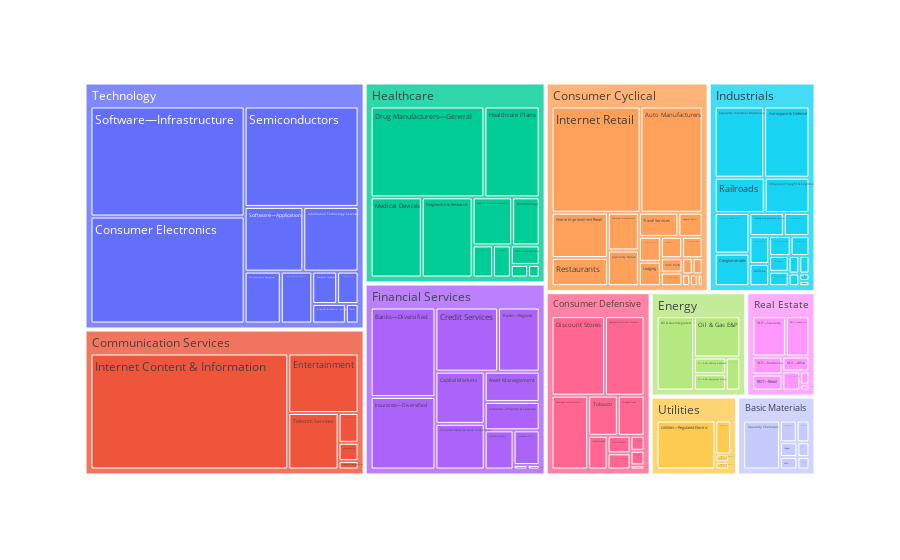

Write notebook code for a chart like this one.
### Code cell
import plotly.express as px
fig = px.treemap(grouped, 
                 path=['Sector', 'Industry'], 
                 values='Total_Sales'
                )

fig.show()
# Saving the plot as a JPEG file
fig.write_image('C://Temp/dssyntrapxl/data/stockcluster/images/treemap.png', format='png')

### Figure 1 — Plotly figure (JSON) as saved in the notebook; plotly's stock layout.template omitted (floating-point values rounded to 4 significant figures)
{"data": [{"branchvalues": "total", "domain": {"x": [0, 1], "y": [0, 1]}, "hovertemplate": "labels=%{label}<br>Total_Sales=%{value}<br>parent=%{parent}<br>id=%{id}<extra></extra>", "ids": ["Basic Materials/Agricultural Inputs", "Basic Materials/Building Materials", "Basic Materials/Chemicals", "Basic Materials/Copper", "Basic Materials/Gold", "Basic Materials/Specialty Chemicals", "Basic Materials/Steel", "Communication Services/Advertising Agencies", "Communication Services/Broadcasting", "Communication Services/Electronic Gaming & Multimedia", "Communication Services/Entertainment", "Communication Services/Internet Content & Information", "Communication Services/Telecom Services", "Consumer Cyclical/Apparel Manufacturing", "Consumer Cyclical/Apparel Retail", "Consumer Cyclical/Auto & Truck Dealerships", "Consumer Cyclical/Auto Manufacturers", "Consumer Cyclical/Auto Parts", "Consumer Cyclical/Footwear & Accessories", "Consumer Cyclical/Furnishings, Fixtures & Appliances", "Consumer Cyclical/Home Improvement Retail", "Consumer Cyclical/Internet Retail", "Consumer Cyclical/Leisure", "Consumer Cyclical/Lodging", "Consumer Cyclical/Luxury Goods", "Consumer Cyclical/Packaging & Containers", "Consumer Cyclical/Personal Services", "Consumer Cyclical/Residential Construction", "Consumer Cyclical/Resorts & Casinos", "Consumer Cyclical/Restaurants", "Consumer Cyclical/Specialty Retail", "Consumer Cyclical/Travel Services", "Consumer Defensive/Beverages—Brewers", "Consumer Defensive/Beverages—Non-Alcoholic", "Consumer Defensive/Beverages—Wineries & Distilleries", "Consumer Defensive/Confectioners", "Consumer Defensive/Discount Stores", "Consumer Defensive/Farm Products", "Consumer Defensive/Food Distribution", "Consumer Defensive/Grocery Stores", "Consumer Defensive/Household & Personal Products", "Consumer Defensive/Packaged Foods", "Consumer Defensive/Tobacco", "Energy/Oil & Gas E&P", "Energy/Oil & Gas Equipment & Services", "Energy/Oil & Gas Integrated", "Energy/Oil & Gas Midstream", "Energy/Oil & Gas Refining & Marketing", "Financial Services/Asset Management", "Financial Services/Banks—Diversified", "Financial Services/Banks—Regional", "Financial Services/Capital Markets", "Financial Services/Credit Services", "Financial Services/Financial Data & Stock Exchanges", "Financial Services/Insurance Brokers", "Financial Services/Insurance—Diversified", "Financial Services/Insurance—Life", "Financial Services/Insurance—Property & Casualty", "Financial Services/Insurance—Reinsurance", "Financial Services/Insurance—Specialty", "Healthcare/Biotechnology", "Healthcare/Diagnostics & Research", "Healthcare/Drug Manufacturers—General", "Healthcare/Drug Manufacturers—Specialty & Generic", "Healthcare/Health Information Services", "Healthcare/Healthcare Plans", "Healthcare/Medical Care Facilities", "Healthcare/Medical Devices", "Healthcare/Medical Distribution", "Healthcare/Medical Instruments & Supplies", "Healthcare/Pharmaceutical Retailers", "Industrials/Aerospace & Defense", "Industrials/Airlines", "Industrials/Building Products & Equipment", "Industrials/Business Equipment & Supplies", "Industrials/Conglomerates", "Industrials/Consulting Services", "Industrials/Engineering & Construction", "Industrials/Farm & Heavy Construction Machinery", "Industrials/Industrial Distribution", "Industrials/Integrated Freight & Logistics", "Industrials/Railroads", "Industrials/Rental & Leasing Services", "Industrials/Security & Protection Services", "Industrials/Specialty Business Services", "Industrials/Specialty Industrial Machinery", "Industrials/Staffing & Employment Services", "Industrials/Tools & Accessories", "Industrials/Trucking", "Industrials/Waste Management", "Real Estate/REIT—Healthcare Facilities", "Real Estate/REIT—Hotel & Motel", "Real Estate/REIT—Industrial", "Real Estate/REIT—Office", "Real Estate/REIT—Residential", "Real Estate/REIT—Retail", "Real Estate/REIT—Specialty", "Real Estate/Real Estate Services", "Technology/Communication Equipment", "Technology/Computer Hardware", "Technology/Consumer Electronics", "Technology/Electronic Components", "Technology/Information Technology Services", "Technology/Scientific & Technical Instruments", "Technology/Semiconductor Equipment & Materials", "Technology/Semiconductors", "Technology/Software—Application", "Technology/Software—Infrastructure", "Technology/Solar", "Utilities/Utilities—Diversified", "Utilities/Utilities—Independent Power Producers", "Utilities/Utilities—Regulated Electric", "Utilities/Utilities—Regulated Gas", "Utilities/Utilities—Regulated Water", "Basic Materials", "Communication Services", "Consumer Cyclical", "Consumer Defensive", "Energy", "Financial Services", "Healthcare", "Industrials", "Real Estate", "Technology", "Utilities"], "labels": ["Agricultural Inputs", "Building Materials", "Chemicals", "Copper", "Gold", "Specialty Chemicals", "Steel", "Advertising Agencies", "Broadcasting", "Electronic Gaming & Multimedia", "Entertainment", "Internet Content & Information", "Telecom Services", "Apparel Manufacturing", "Apparel Retail", "Auto & Truck Dealerships", "Auto Manufacturers", "Auto Parts", "Footwear & Accessories", "Furnishings, Fixtures & Appliances", "Home Improvement Retail", "Internet Retail", "Leisure", "Lodging", "Luxury Goods", "Packaging & Containers", "Personal Services", "Residential Construction", "Resorts & Casinos", "Restaurants", "Specialty Retail", "Travel Services", "Beverages—Brewers", "Beverages—Non-Alcoholic", "Beverages—Wineries & Distilleries", "Confectioners", "Discount Stores", "Farm Products", "Food Distribution", "Grocery Stores", "Household & Personal Products", "Packaged Foods", "Tobacco", "Oil & Gas E&P", "Oil & Gas Equipment & Services", "Oil & Gas Integrated", "Oil & Gas Midstream", "Oil & Gas Refining & Marketing", "Asset Management", "Banks—Diversified", "Banks—Regional", "Capital Markets", "Credit Services", "Financial Data & Stock Exchanges", "Insurance Brokers", "Insurance—Diversified", "Insurance—Life", "Insurance—Property & Casualty", "Insurance—Reinsurance", "Insurance—Specialty", "Biotechnology", "Diagnostics & Research", "Drug Manufacturers—General", "Drug Manufacturers—Specialty & Generic", "Health Information Services", "Healthcare Plans", "Medical Care Facilities", "Medical Devices", "Medical Distribution", "Medical Instruments & Supplies", "Pharmaceutical Retailers", "Aerospace & Defense", "Airlines", "Building Products & Equipment", "Business Equipment & Supplies", "Conglomerates", "Consulting Services", "Engineering & Construction", "Farm & Heavy Construction Machinery", "Industrial Distribution", "Integrated Freight & Logistics", "Railroads", "Rental & Leasing Services", "Security & Protection Services", "Specialty Business Services", "Specialty Industrial Machinery", "Staffing & Employment Services", "Tools & Accessories", "Trucking", "Waste Management", "REIT—Healthcare Facilities", "REIT—Hotel & Motel", "REIT—Industrial", "REIT—Office", "REIT—Residential", "REIT—Retail", "REIT—Specialty", "Real Estate Services", "Communication Equipment", "Computer Hardware", "Consumer Electronics", "Electronic Components", "Information Technology Services", "Scientific & Technical Instruments", "Semiconductor Equipment & Materials", "Semiconductors", "Software—Application", "Software—Infrastructure", "Solar", "Utilities—Diversified", "Utilities—Independent Power Producers", "Utilities—Regulated Electric", "Utilities—Regulated Gas", "Utilities—Regulated Water", "Basic Materials", "Communication Services", "Consumer Cyclical", "Consumer Defensive", "Energy", "Financial Services", "Healthcare", "Industrials", "Real Estate", "Technology", "Utilities"], "name": "", "parents": ["Basic Materials", "Basic Materials", "Basic Materials", "Basic Materials", "Basic Materials", "Basic Materials", "Basic Materials", "Communication Services", "Communication Services", "Communication Services", "Communication Services", "Communication Services", "Communication Services", "Consumer Cyclical", "Consumer Cyclical", "Consumer Cyclical", "Consumer Cyclical", "Consumer Cyclical", "Consumer Cyclical", "Consumer Cyclical", "Consumer Cyclical", "Consumer Cyclical", "Consumer Cyclical", "Consumer Cyclical", "Consumer Cyclical", "Consumer Cyclical", "Consumer Cyclical", "Consumer Cyclical", "Consumer Cyclical", "Consumer Cyclical", "Consumer Cyclical", "Consumer Cyclical", "Consumer Defensive", "Consumer Defensive", "Consumer Defensive", "Consumer Defensive", "Consumer Defensive", "Consumer Defensive", "Consumer Defensive", "Consumer Defensive", "Consumer Defensive", "Consumer Defensive", "Consumer Defensive", "Energy", "Energy", "Energy", "Energy", "Energy", "Financial Services", "Financial Services", "Financial Services", "Financial Services", "Financial Services", "Financial Services", "Financial Services", "Financial Services", "Financial Services", "Financial Services", "Financial Services", "Financial Services", "Healthcare", "Healthcare", "Healthcare", "Healthcare", "Healthcare", "Healthcare", "Healthcare", "Healthcare", "Healthcare", "Healthcare", "Healthcare", "Industrials", "Industrials", "Industrials", "Industrials", "Industrials", "Industrials", "Industrials", "Industrials", "Industrials", "Industrials", "Industrials", "Industrials", "Industrials", "Industrials", "Industrials", "Industrials", "Industrials", "Industrials", "Industrials", "Real Estate", "Real Estate", "Real Estate", "Real Estate", "Real Estate", "Real Estate", "Real Estate", "Real Estate", "Technology", "Technology", "Technology", "Technology", "Technology", "Technology", "Technology", "Technology", "Technology", "Technology", "Technology", "Utilities", "Utilities", "Utilities", "Utilities", "Utilities", "", "", "", "", "", "", "", "", "", "", ""], "type": "treemap", "values": [104000000000.0, 50630000000.0, 78740000000.0, 73540000000.0, 62640000000.0, 511200000000.0, 43010000000.0, 33090000000.0, 72160000000.0, 117500000000.0, 823100000000.0, 4512000000000.0, 558800000000.0, 54910000000.0, 110500000000.0, 16860000000.0, 1242000000000.0, 57770000000.0, 220200000000.0, 31690000000.0, 479900000000.0, 1780000000000.0, 30140000000.0, 101400000000.0, 11050000000.0, 103100000000.0, 17300000000.0, 82760000000.0, 85350000000.0, 298600000000.0, 208400000000.0, 179900000000.0, 11760000000.0, 544600000000.0, 74870000000.0, 132200000000.0, 856200000000.0, 81040000000.0, 42600000000.0, 41460000000.0, 636600000000.0, 217000000000.0, 240500000000.0, 459500000000.0, 125500000000.0, 667500000000.0, 115200000000.0, 127300000000.0, 315800000000.0, 1101000000000.0, 506400000000.0, 487500000000.0, 762900000000.0, 426700000000.0, 214800000000.0, 892800000000.0, 171700000000.0, 296300000000.0, 11920000000.0, 10360000000.0, 249100000000.0, 768000000000.0, 1947000000000.0, 123500000000.0, 27350000000.0, 944300000000.0, 105700000000.0, 772600000000.0, 107700000000.0, 358100000000.0, 41310000000.0, 634400000000.0, 86030000000.0, 55000000000.0, 14870000000.0, 222200000000.0, 73860000000.0, 84400000000.0, 277900000000.0, 60650000000.0, 310700000000.0, 347400000000.0, 26440000000.0, 10300000000.0, 116600000000.0, 693300000000.0, 156100000000.0, 35140000000.0, 36820000000.0, 108400000000.0, 87220000000.0, 14150000000.0, 241700000000.0, 102200000000.0, 137200000000.0, 123000000000.0, 344300000000.0, 31300000000.0, 333400000000.0, 143000000000.0, 2933000000000.0, 123600000000.0, 637000000000.0, 116700000000.0, 291000000000.0, 2036000000000.0, 674900000000.0, 3018000000000.0, 44340000000.0, 150600000000.0, 9341000000.0, 804000000000.0, 28090000000.0, 29790000000.0, 923800000000.0, 6117000000000.0, 5113000000000.0, 2879000000000.0, 1495000000000.0, 5198000000000.0, 5444000000000.0, 3350000000000.0, 1081000000000.0, 10350000000000.0, 1022000000000.0]}], "layout": {"legend": {"tracegroupgap": 0}, "margin": {"t": 60}}}
